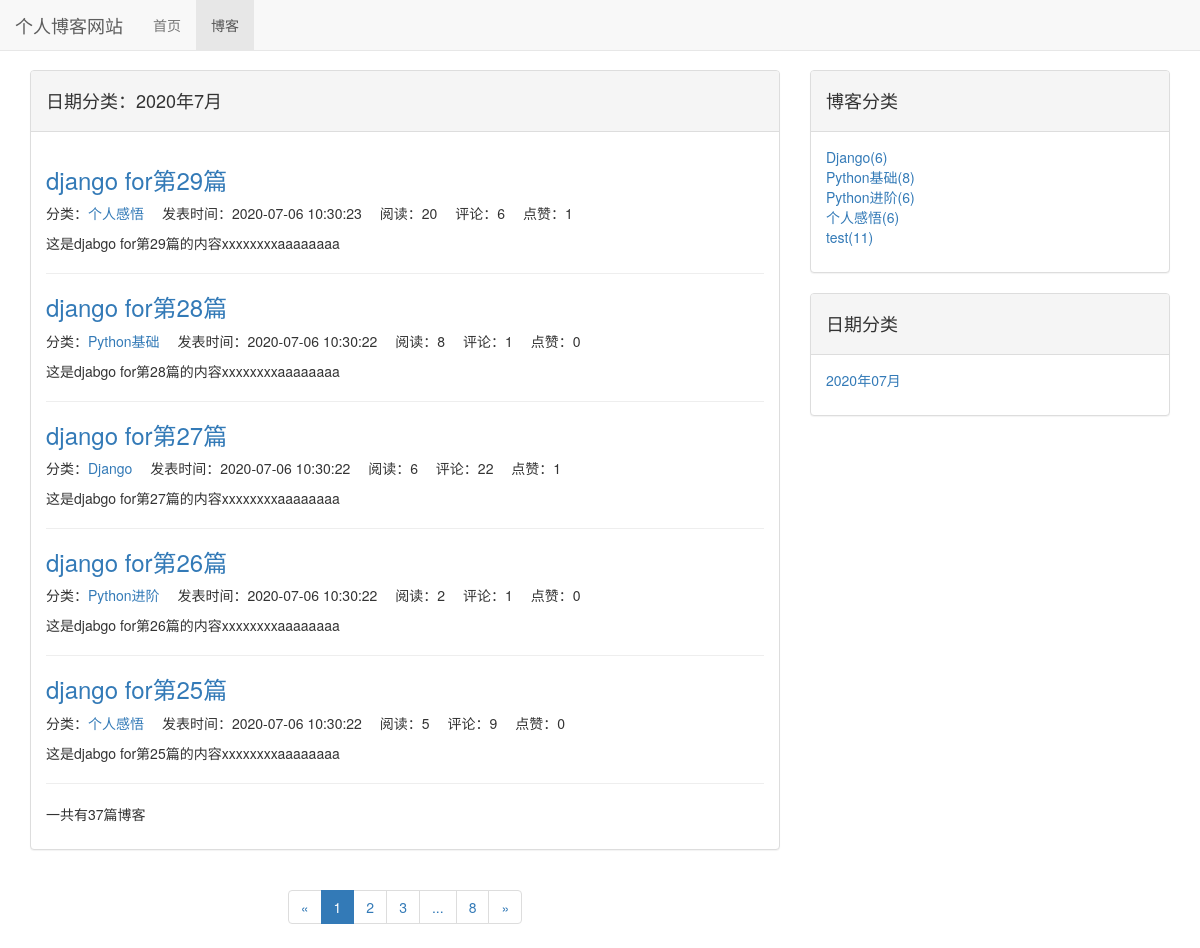
The app's page /blog/date/2020/7 with its own data.
### blog/models.py (models this page shows, shortened)
class Blog(models.Model,ReadNumExpand):
    title=models.CharField(max_length=50)
    blog_type=models.ForeignKey(BlogType,on_delete=models.CASCADE)
    content=RichTextUploadingField()
    author=models.ForeignKey(User,on_delete=models.CASCADE)
    read_detail=GenericRelation(ReadDetail)
    create_time=models.DateTimeField(auto_now_add=True)
    last_update_time=models.DateTimeField(auto_now=True)
    class Meta:
        ordering=['-create_time']

class BlogType(models.Model):
    type_name=models.CharField(max_length=20)

### read_statistic/models.py (models this page shows)
class ReadNum(models.Model):
    read_num=models.IntegerField(default=0)
    content_type = models.ForeignKey(ContentType, on_delete=models.CASCADE)
    object_id = models.PositiveIntegerField()
    content_object = GenericForeignKey('content_type', 'object_id')

### like/models.py (models this page shows)
class LikeCount(models.Model):
    content_type = models.ForeignKey(ContentType, on_delete=models.CASCADE)
    object_id = models.PositiveIntegerField()
    content_object = GenericForeignKey('content_type', 'object_id')
    like_num=models.IntegerField(default=0)

### blog/views.py (the view)
# urls.py: path('date/<int:year>/<int:month>',blog_with_date,name='blog_with_date'),
def blog_with_date(request,year,month):
    blog_all=Blog.objects.filter(create_time__year=year,create_time__month=month)
    context=blog_list_common(request,blog_all)
    context['blog_date']='%d年%d月'%(year,month)
    return render(request,'blog_with_date.html',context)

### blog/views.py (called while the page is built)
def blog_list_common(request,blog_all):
    paginator=Paginator(blog_all,settings.EACH_PAGE_BLOG_NUM)
    current_page_num=request.GET.get('page',1)
    blogs=paginator.get_page(int(current_page_num))
    page_range=[page_num for page_num in range(int(current_page_num)-2,int(current_page_num)+3) if 0 <page_num<= paginator.num_pages]
    if page_range[0]-1 > 1:
        page_range.insert(0,'...')
    if page_range[-1]+1 < paginator.num_pages:
        page_range.append('...')
    if page_range[0] != 1:
        page_range.insert(0,1)
    if page_range[-1] != paginator.num_pages:
        page_range.append(paginator.num_pages)
    context={}
    context['blogs']=blogs
    context['page_range']=page_range
    context['blog_types']=BlogType.objects.annotate(blog_count=Count('blog'))
    context['blog_dates']=Blog.objects.dates('create_time','month',order='DESC')
    return context

### comment/templatetags/comment_tags.py (called while the page is built)
@register.simple_tag
def get_comment_num(obj):
    content_type=ContentType.objects.get_for_model(obj)
    return Comment.objects.filter(content_type=content_type,object_id=obj.id).count()

### like/templatetags/like_tags.py (called while the page is built)
@register.simple_tag
def get_like_num(obj):
    content_type=ContentType.objects.get_for_model(obj)
    like_count,created=LikeCount.objects.get_or_create(content_type=content_type,object_id=obj.id)
    return like_count.like_num

### read_statistic/models.py (called while the page is built)
    def get_read_num(self):
        try:
            content_type=ContentType.objects.get_for_model(self)
            readnum=ReadNum.objects.get(content_type=content_type,object_id=self.id)
            return readnum.read_num
        except exceptions.ObjectDoesNotExist:
            return 0

### blog/templates/blog_with_date.html (shortened to what this page needs)
{% extends 'blog_list.html'%}
{% block blog_list_title %}
    <h4>日期分类：{{ blog_date }}</h4>
{% endblock blog_list_title %}

### blog/templates/blog_list.html (shortened to what this page needs)
{% extends 'base.html'%}
{% load static %}
{% load comment_tags %}
{% load like_tags %}
{% block header_extends %}
    <link rel="stylesheet" href="{% static 'blog.css' %}">
{% endblock header_extends %}
{% block nav_blog_active %}
    active
{% endblock nav_blog_active %}
{% block content %}
    <div class="container">
        <div class="row">
            <div class="col-sm-8">
                <div class="panel panel-default">
                    <div class="panel-heading">{% block blog_list_title %}<h4>博客列表</h4>{% endblock blog_list_title %}</div>
                    <div class="panel-body">
                        {% for blog in blogs.object_list %}
                            <a href="{% url 'blog_detail' blog.id %}">
                                <h3>{{ blog.title }}</h3>
                            </a>
                            <ul class='blog-list-item'>
                                <li>分类：<a href="{% url 'blog_with_type' blog.blog_type.id %}">{{ blog.blog_type.type_name }}</a></li>
                                <li>发表时间：{{ blog.create_time|date:'Y-m-d G:i:s' }}</li>
                                <li>阅读：{{ blog.get_read_num }}</li>
                                <li>评论：{% get_comment_num blog %}</li>
                                <li>点赞：{% get_like_num blog %}</li>
                            </ul>
                            <p>{{ blog.content|striptags|truncatechars_html:100 }}</p>
                            <hr>
                        {% empty %}
                            <p>-------暂无博客-------</p>
                        {% endfor %}
                        <p>一共有{{ blogs.paginator.count }}篇博客</p>
                    </div>
                </div>
                <div class='paginator'>
                    <ul class="pagination">
                        <li>
                            {% if blogs.has_previous %}
                                <a href="?page={{ blogs.previous_page_number}}" aria-label="Previous">
                                    <span aria-hidden="true">&laquo;</span>
                                </a>
                            {% else %}
                                <span aria-hidden="true">&laquo;</span>
                            {% endif %}
                        </li>
                        {% for page_num in page_range %}
                            {% if page_num == blogs.number %}
                                <li class='active'><span>{{ page_num }}</span></li>
                            {% else %}
                                {% if page_num == '...' %}
                                    <li><span>{{ page_num }}</span></li>
                                {% else %}
                                    <li><a href="?page={{ page_num }}">{{ page_num }}</a></li>
                                {% endif %}
                            {% endif %}
                        {% endfor %}
                        <li>
                            {% if blogs.has_next %}
                                <a href="?page={{ blogs.next_page_number}}" aria-label="Next">
                                    <span aria-hidden="true">&raquo;</span>
                                </a>
                            {% else %}
                                <span aria-hidden="true">&raquo;</span>
                            {% endif %}
                        </li>
                    </ul>
                </div>
            </div>
            <div class="col-sm-4">
                <div class="panel panel-default">
                    <div class="panel-heading"><h4>博客分类</h4></div>
                    <div class="panel-body">
                        <ul>
                            {% for blog_type in blog_types %}
                                <li>
                                    <a href="{% url 'blog_with_type' blog_type.id %}">
                                        {{ blog_type.type_name }}({{ blog_type.blog_count }})
                                    </a>
                                </li>
                            {% empty %}
                                <li>暂无分类</li>
                            {% endfor %}
                        </ul>
                    </div>
                </div>
                <div class="panel panel-default">
                    <div class="panel-heading"><h4>日期分类</h4></div>
                    <div class="panel-body">
                        <ul>
                            {% for blog_date in blog_dates %}
                                <li>
                                    <a href="{% url 'blog_with_date' blog_date.year blog_date.month %}">
                                        {{ blog_date|date:'Y年m月' }}
                                    </a>
                                </li>
                            {% empty %}
                                <li>暂无分类</li>
                            {% endfor %}
                        </ul>
                    </div>
                </div>
            </div>
        </div>
    </div>
{% endblock %}

### static/base.css (style rules this page uses)
* { margin: 0; padding: 0; }
body { margin-top: 70px!important; }
ul { list-style-type: none; }

### blog/static/blog.css (style rules this page uses)
ul.blog-list-item li { display: inline-block; margin-right: 1em; }
div.paginator { text-align: center; }

### records on screen
Blog: title "django for第29篇", blog_type.type_name "个人感悟", create_time "2020-07-06 10:30:23", get_read_num "20", id "6", id.like_num "1", content "这是djabgo for第29篇的内容xxxxxxxxaaaaaaaa"
Blog: title "django for第28篇", blog_type.type_name "Python基础", create_time "2020-07-06 10:30:22", get_read_num "8", id "1", id.like_num "0", content "这是djabgo for第28篇的内容xxxxxxxxaaaaaaaa"
Blog: title "django for第27篇", blog_type.type_name "Django", create_time "2020-07-06 10:30:22", get_read_num "6", id "22", id.like_num "1", content "这是djabgo for第27篇的内容xxxxxxxxaaaaaaaa"
Blog: title "django for第26篇", blog_type.type_name "Python进阶", create_time "2020-07-06 10:30:22", get_read_num "2", id "1", id.like_num "0", content "这是djabgo for第26篇的内容xxxxxxxxaaaaaaaa"
Blog: title "django for第25篇", blog_type.type_name "个人感悟", create_time "2020-07-06 10:30:22", get_read_num "5", id "9", id.like_num "0", content "这是djabgo for第25篇的内容xxxxxxxxaaaaaaaa"
BlogType: type_name "Django", blog_count "6"
BlogType: type_name "Python基础", blog_count "8"
BlogType: type_name "Python进阶", blog_count "6"
BlogType: type_name "个人感悟", blog_count "6"
BlogType: type_name "test", blog_count "11"

### other values on screen
{{ blog_date }} "2020年7月"
{{ blogs.paginator.count }} "37"
{{ page_num }} "1"
{{ page_num }} "2" "3" "8"
{{ page_num }} "..."
{{ blog_date|date:'Y年m月' }} "2020年07月"
